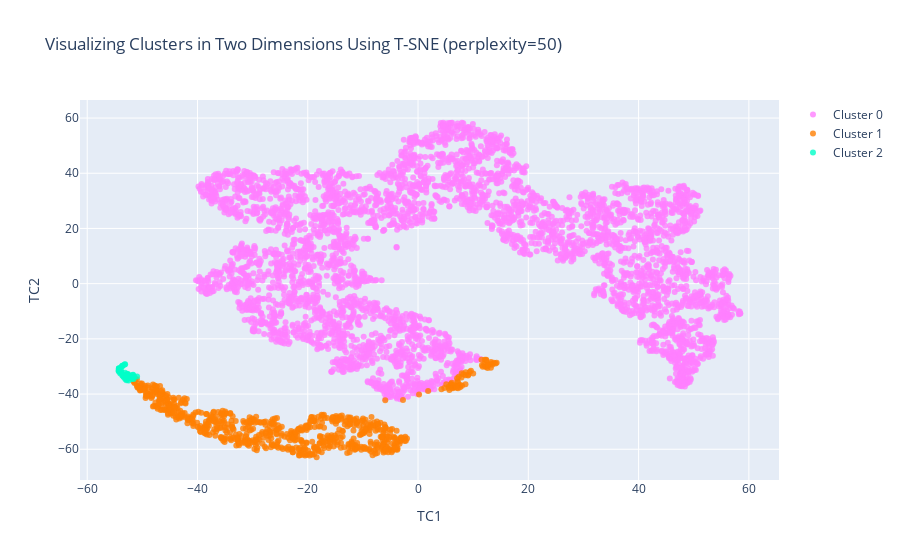

Notebook source saved alongside this figure:
### Code cell
#Instructions for building the 2-D plot

#trace1 is for 'Cluster 0'
trace1 = go.Scatter(
                    x = cluster0["TC1_2d"],
                    y = cluster0["TC2_2d"],
                    mode = "markers",
                    name = "Cluster 0",
                    marker = dict(color = 'rgba(255, 128, 255, 0.8)'),
                    text = None)

#trace2 is for 'Cluster 1'
trace2 = go.Scatter(
                    x = cluster1["TC1_2d"],
                    y = cluster1["TC2_2d"],
                    mode = "markers",
                    name = "Cluster 1",
                    marker = dict(color = 'rgba(255, 128, 2, 0.8)'),
                    text = None)

#trace3 is for 'Cluster 2'
trace3 = go.Scatter(
                    x = cluster2["TC1_2d"],
                    y = cluster2["TC2_2d"],
                    mode = "markers",
                    name = "Cluster 2",
                    marker = dict(color = 'rgba(0, 255, 200, 0.8)'),
                    text = None)

data = [trace1, trace2, trace3]

title = "Visualizing Clusters in Two Dimensions Using T-SNE (perplexity=" + str(perplexity) + ")"

layout = dict(title = title,
              xaxis= dict(title= 'TC1',ticklen= 5,zeroline= False),
              yaxis= dict(title= 'TC2',ticklen= 5,zeroline= False)
             )

fig = dict(data = data, layout = layout)

iplot(fig)

### Figure 1 — Plotly figure (JSON) as saved in the notebook; plotly's stock layout.template omitted (floating-point values rounded to 4 significant figures; data arrays with more than 128 entries replaced by an {"elided": "..."} marker saying what was removed)
{"data": [{"marker": {"color": "rgba(255, 128, 255, 0.8)"}, "mode": "markers", "name": "Cluster 0", "type": "scatter", "x": {"elided": "4202 float values"}, "y": {"elided": "4202 float values"}}, {"marker": {"color": "rgba(255, 128, 2, 0.8)"}, "mode": "markers", "name": "Cluster 1", "type": "scatter", "x": {"elided": "753 float values"}, "y": {"elided": "753 float values"}}, {"marker": {"color": "rgba(0, 255, 200, 0.8)"}, "mode": "markers", "name": "Cluster 2", "type": "scatter", "x": [-52.8, -51.75, -52.0, -50.96, -52.77, -53.14, -53.81, -51.48, -51.59, -51.69, -52.23, -54.2, -53.71, -52.95, -51.58, -54.14, -52.64, -54.23, -53.12, -53.35, -53.21, -52.71, -54.29, -52.23, -54.25, -54.29, -52.02, -53.63, -52.59, -52.47, -53.83, -53.65, -53.53, -53.48, -54.13, -53.1, -52.5, -52.88, -53.35, -53.85, -52.47, -53.99, -54.28, -54.23, -51.89], "y": [-34.51, -33.1, -34.45, -33.64, -32.76, -32.31, -32.14, -33.6, -34.5, -32.99, -34.07, -30.63, -29.89, -34.18, -33.8, -31.32, -32.77, -30.71, -29.21, -33.21, -29.3, -33.65, -31.75, -33.42, -31.27, -31.43, -33.88, -33.25, -32.96, -33.87, -32.21, -29.8, -29.65, -33.55, -32.0, -34.52, -35.08, -34.99, -33.88, -31.56, -33.32, -32.53, -30.86, -30.71, -34.42]}], "layout": {"title": {"text": "Visualizing Clusters in Two Dimensions Using T-SNE (perplexity=50)"}, "xaxis": {"ticklen": 5, "title": {"text": "TC1"}, "zeroline": false}, "yaxis": {"ticklen": 5, "title": {"text": "TC2"}, "zeroline": false}}}
